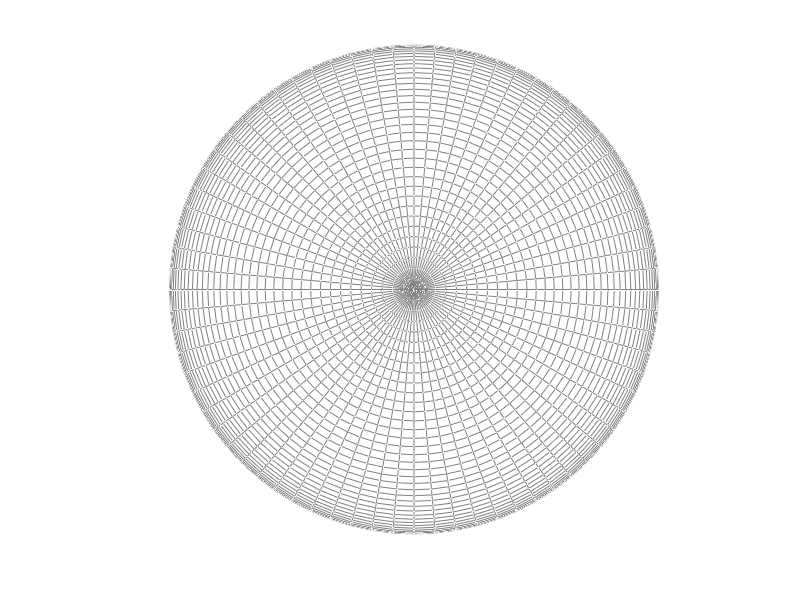

Source code (MATLAB): (Note: this script raises an error after producing the figure.)
%% Textured 3D Earth example
%
% Ryan Gray
% 8 Sep 2004
% Revised 9 March 2006, 31 Jan 2006

%% Options

space_color = 'k';
npanels = 72;   % Number of globe panels around the equator deg/panel = 360/npanels
alpha   = 1; % globe transparency level, 1 = opaque, through 0 = invisible

% Earth texture image
% Anything imread() will handle), but needs to be a 2:1 unprojected globe
% image.

image_file = 'earth.jpg';

% Mean spherical earth

% erad    = 6378137; % equatorial radius (meters)
% prad    = 6356752.3; % polar radius (meters)
erad    = 6371000; % equatorial radius (meters)
prad    = 6371000; % polar radius (meters)
erot    = 7.2921158553e-5; % earth rotation rate (radians/sec)

%% Create figure

%figure('Color', space_color);

%hold on;

% Turn off the normal axes

set(gca, 'NextPlot','add', 'Visible','off');

axis equal;
%axis auto;

% Set initial view

axis vis3d;
        

%% Create wireframe globe

% Create a 3D meshgrid of the sphere points using the ellipsoid function

[x, y, z] = ellipsoid(0, 0, 0, erad, erad, prad, npanels);

globe = surf(x, y, -z, 'FaceColor', 'none', 'EdgeColor', 0.5*[1 1 1]);

%% Texturemap the globe

% Load Earth image for texture map

cdata = imread(image_file);

% Set image as color data (cdata) property, and set face color to indicate
% a texturemap, which Matlab expects to be in cdata. Turn off the mesh edges.

set(globe, 'FaceColor', 'texturemap', 'CData', cdata, 'FaceAlpha', alpha, 'EdgeColor', 'none');

